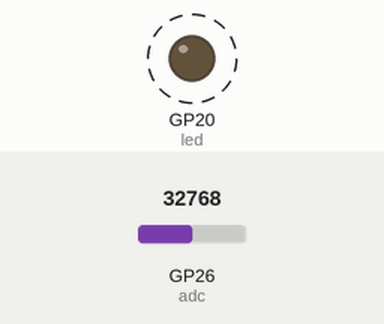
Simulated run of this program. Board: Raspberry Pi Pico running MicroPython. Parts: output pins drawn as LEDs (lit = HIGH). Dashed ring = blinking. Inputs (shaded band) come from the test bench; at power-on: GP26 (adc) = 32768 (analog values on the 0–65535 scale).

Above: at 0.61 s.
1.3 s: GP26 (adc) set to 0
At 2.3 s:
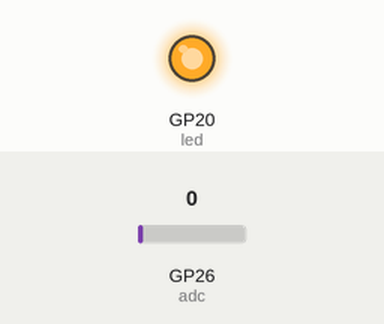
3.1 s: GP26 (adc) set to 19660
At 3.88 s:
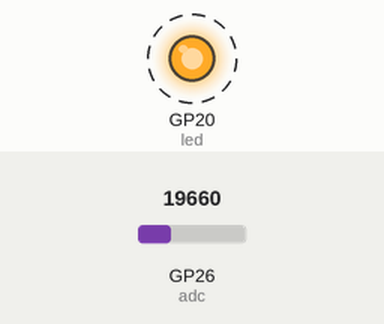
Timing chart, 0 to 12.6 s (numbered marks = the images above; inputs shaded):
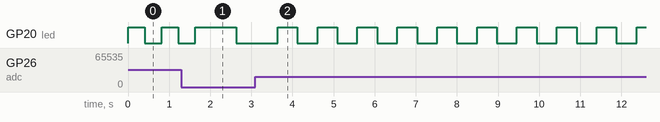

Measured:
- after the input at 3.1 s, GP20 (led): alternates HIGH for 0.48 s and LOW for 0.49 s, starting after 1.0 s

The program:

main.py
```python
from machine import ADC, PWM, Pin
import time

led = Pin(20, Pin.OUT)
adc = ADC(Pin(26))


def pulse(pin, high_time, low_time, adc_value):
    sleep_time = 0.6 - ((adc_value / 65535) * 0.4)

    if adc_value == 65535:
        sleep_time = low_time
    elif adc_value == 0:
        sleep_time = high_time

    pin.on()
    time.sleep(sleep_time)
    pin.off()
    time.sleep(sleep_time)

while True:
    adc_value = adc.read_u16()
    time.sleep(0.01)
    pulse(led, 1, 0.2, adc_value)
```
